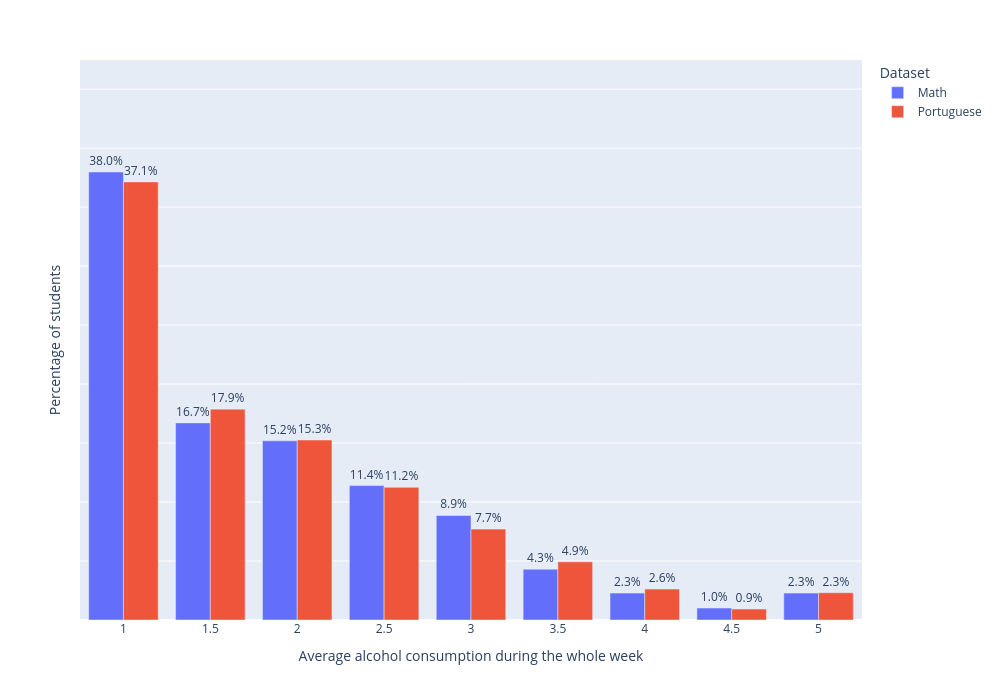

Source (notebook cell):
### Code cell
# Gemiddelde alcoholconsumptie berekenen
df3_mat["Alcohol"] = (df3_mat["Dalc"] + df3_mat["Walc"]) / 2
df3_por["Alcohol"] = (df3_por["Dalc"] + df3_por["Walc"]) / 2

# Relatieve frequenties berekenen
counts_mat = (
    df3_mat["Alcohol"]
    .value_counts(normalize=True)
    .sort_index()
)

counts_por = (
    df3_por["Alcohol"]
    .value_counts(normalize=True)
    .sort_index()
)

# Alle mogelijke alcoholscores verzamelen
all_scores = sorted(
    set(counts_mat.index).union(set(counts_por.index))
)

# DataFrame maken
counts = pd.DataFrame({
    "Alcohol": all_scores,
    "Math": counts_mat.reindex(all_scores, fill_value=0).values,
    "Portuguese": counts_por.reindex(all_scores, fill_value=0).values
})

# Omzetten naar long format voor Plotly
counts_long = counts.melt(
    id_vars="Alcohol",
    var_name="Dataset",
    value_name="Verhouding"
)

# Grafiek maken
fig = px.bar(
    counts_long,
    x="Alcohol",
    y="Verhouding",
    color="Dataset",
    barmode="group",
    text="Verhouding",
    labels={
        "Alcohol": "Average alcohol consumption during the whole week",
        "Verhouding": "Percentage of students"
    },
)

fig.update_traces(
    texttemplate="%{y:.1%}",
    textposition="outside"
)

fig.update_layout(
    width=1000,
    height=700,
    yaxis_range=[0, counts_long["Verhouding"].max() * 1.25]
)

fig.update_yaxes(
    showticklabels=False,
    title="Percentage of students"
)

fig.show()

### Figure 1 — Plotly figure (JSON) as saved in the notebook; plotly's stock layout.template omitted (floating-point values rounded to 4 significant figures)
{"data": [{"alignmentgroup": "True", "hovertemplate": "Dataset=Math<br>Average alcohol consumption during the whole week=%{x}<br>Percentage of students=%{text}<extra></extra>", "legendgroup": "Math", "marker": {"color": "#636efa", "pattern": {"shape": ""}}, "name": "Math", "offsetgroup": "Math", "orientation": "v", "showlegend": true, "text": [0.3797, 0.1671, 0.1519, 0.1139, 0.08861, 0.04304, 0.02278, 0.01013, 0.02278], "textposition": "outside", "texttemplate": "%{y:.1%}", "type": "bar", "x": [1.0, 1.5, 2.0, 2.5, 3.0, 3.5, 4.0, 4.5, 5.0], "xaxis": "x", "y": [0.3797, 0.1671, 0.1519, 0.1139, 0.08861, 0.04304, 0.02278, 0.01013, 0.02278], "yaxis": "y"}, {"alignmentgroup": "True", "hovertemplate": "Dataset=Portuguese<br>Average alcohol consumption during the whole week=%{x}<br>Percentage of students=%{text}<extra></extra>", "legendgroup": "Portuguese", "marker": {"color": "#EF553B", "pattern": {"shape": ""}}, "name": "Portuguese", "offsetgroup": "Portuguese", "orientation": "v", "showlegend": true, "text": [0.3713, 0.1787, 0.1525, 0.1125, 0.07704, 0.04931, 0.02619, 0.009245, 0.02311], "textposition": "outside", "texttemplate": "%{y:.1%}", "type": "bar", "x": [1.0, 1.5, 2.0, 2.5, 3.0, 3.5, 4.0, 4.5, 5.0], "xaxis": "x", "y": [0.3713, 0.1787, 0.1525, 0.1125, 0.07704, 0.04931, 0.02619, 0.009245, 0.02311], "yaxis": "y"}], "layout": {"barmode": "group", "height": 700, "legend": {"title": {"text": "Dataset"}, "tracegroupgap": 0}, "margin": {"t": 60}, "width": 1000, "xaxis": {"anchor": "y", "domain": [0, 1], "title": {"text": "Average alcohol consumption during the whole week"}}, "yaxis": {"anchor": "x", "domain": [0, 1], "range": [0, 0.4747], "showticklabels": false, "title": {"text": "Percentage of students"}}}}
